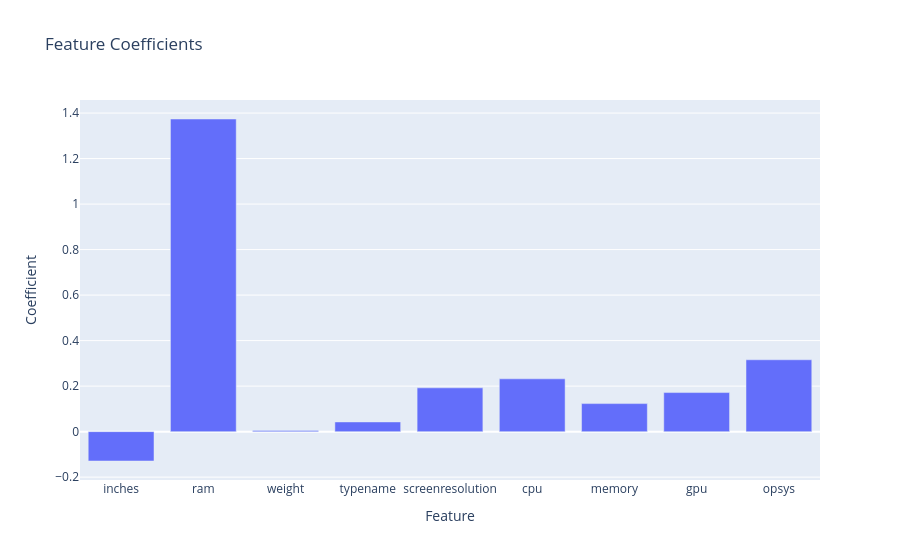

Notebook code cell kept with this figure:
### Code cell
#Coefficient Bar Chart#
import plotly.express as px
import pandas as pd

model, features, _, _, _ = fitted_models[('Full Model', 'OLS')]

coef = model.beta[1:]  # نشيل intercept

df_coef = pd.DataFrame({
    "Feature": features,
    "Coefficient": coef
})

fig = px.bar(
    df_coef,
    x="Feature",
    y="Coefficient",
    title="Feature Coefficients"
)

fig.show()

### Figure 1 — Plotly figure (JSON) as saved in the notebook; plotly's stock layout.template omitted (floating-point values rounded to 4 significant figures)
{"data": [{"hovertemplate": "Feature=%{x}<br>Coefficient=%{y}<extra></extra>", "legendgroup": "", "marker": {"color": "#636efa", "pattern": {"shape": ""}}, "name": "", "orientation": "v", "showlegend": false, "textposition": "auto", "type": "bar", "x": ["inches", "ram", "weight", "typename", "screenresolution", "cpu", "memory", "gpu", "opsys"], "xaxis": "x", "y": [-0.1291, 1.374, 0.005307, 0.04265, 0.1925, 0.232, 0.1232, 0.1717, 0.3158], "yaxis": "y"}], "layout": {"barmode": "relative", "legend": {"tracegroupgap": 0}, "title": {"text": "Feature Coefficients"}, "xaxis": {"anchor": "y", "domain": [0, 1], "title": {"text": "Feature"}}, "yaxis": {"anchor": "x", "domain": [0, 1], "title": {"text": "Coefficient"}}}}
